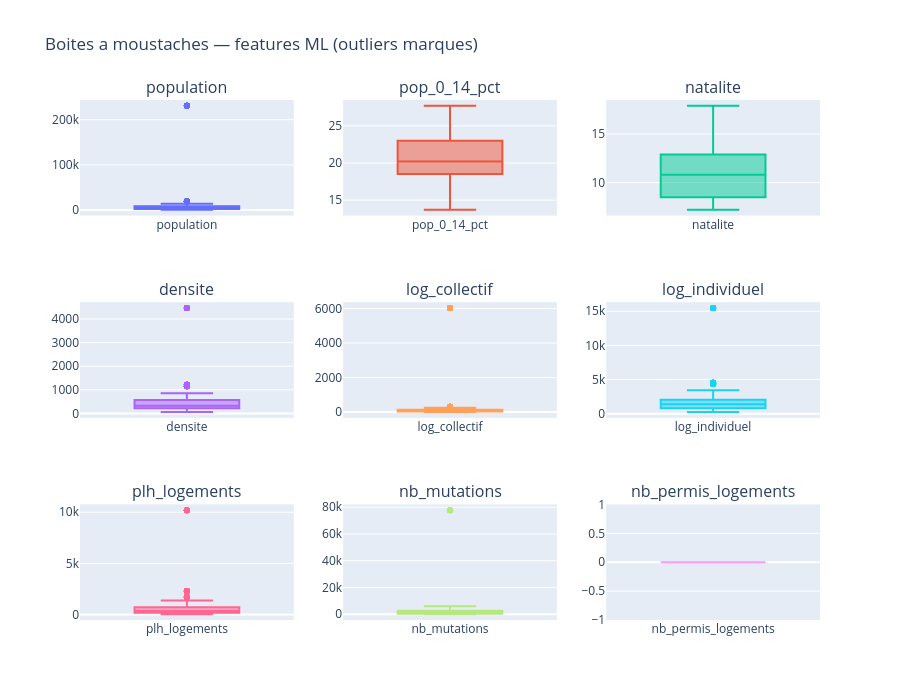

Write notebook code for a chart like this one.
### Markdown cell above
## 5. Distributions et outliers

Distribution de chaque feature et detection d'outliers (methode IQR).

### Code cell
ml_clean = ml[FEATURE_COLUMNS + ALL_TARGETS].dropna()

fig = make_subplots(
    rows=3, cols=3,
    subplot_titles=FEATURE_COLUMNS
)

for i, col in enumerate(FEATURE_COLUMNS):
    r, c = divmod(i, 3)
    fig.add_trace(
        go.Box(y=ml_clean[col], name=col, boxpoints='outliers'),
        row=r+1, col=c+1
    )

fig.update_layout(title='Boites a moustaches — features ML (outliers marques)', showlegend=False, height=700)
fig.show()

### Figure 1 — Plotly figure (JSON) as saved in the notebook; plotly's stock layout.template omitted (floating-point values rounded to 4 significant figures; data arrays with more than 128 entries replaced by an {"elided": "..."} marker saying what was removed)
{"data": [{"boxpoints": "outliers", "name": "population", "type": "box", "xaxis": "x", "y": {"elided": "688 int values"}, "yaxis": "y"}, {"boxpoints": "outliers", "name": "pop_0_14_pct", "type": "box", "xaxis": "x2", "y": {"elided": "688 float values"}, "yaxis": "y2"}, {"boxpoints": "outliers", "name": "natalite", "type": "box", "xaxis": "x3", "y": {"elided": "688 float values"}, "yaxis": "y3"}, {"boxpoints": "outliers", "name": "densite", "type": "box", "xaxis": "x4", "y": {"elided": "688 float values"}, "yaxis": "y4"}, {"boxpoints": "outliers", "name": "log_collectif", "type": "box", "xaxis": "x5", "y": {"elided": "688 int values"}, "yaxis": "y5"}, {"boxpoints": "outliers", "name": "log_individuel", "type": "box", "xaxis": "x6", "y": {"elided": "688 int values"}, "yaxis": "y6"}, {"boxpoints": "outliers", "name": "plh_logements", "type": "box", "xaxis": "x7", "y": {"elided": "688 int values"}, "yaxis": "y7"}, {"boxpoints": "outliers", "name": "nb_mutations", "type": "box", "xaxis": "x8", "y": {"elided": "688 int values"}, "yaxis": "y8"}, {"boxpoints": "outliers", "name": "nb_permis_logements", "type": "box", "xaxis": "x9", "y": {"elided": "688 int values"}, "yaxis": "y9"}], "layout": {"annotations": [{"font": {"size": 16}, "showarrow": false, "text": "population", "x": 0.1444, "xanchor": "center", "xref": "paper", "y": 1, "yanchor": "bottom", "yref": "paper"}, {"font": {"size": 16}, "showarrow": false, "text": "pop_0_14_pct", "x": 0.5, "xanchor": "center", "xref": "paper", "y": 1, "yanchor": "bottom", "yref": "paper"}, {"font": {"size": 16}, "showarrow": false, "text": "natalite", "x": 0.8556, "xanchor": "center", "xref": "paper", "y": 1, "yanchor": "bottom", "yref": "paper"}, {"font": {"size": 16}, "showarrow": false, "text": "densite", "x": 0.1444, "xanchor": "center", "xref": "paper", "y": 0.6111, "yanchor": "bottom", "yref": "paper"}, {"font": {"size": 16}, "showarrow": false, "text": "log_collectif", "x": 0.5, "xanchor": "center", "xref": "paper", "y": 0.6111, "yanchor": "bottom", "yref": "paper"}, {"font": {"size": 16}, "showarrow": false, "text": "log_individuel", "x": 0.8556, "xanchor": "center", "xref": "paper", "y": 0.6111, "yanchor": "bottom", "yref": "paper"}, {"font": {"size": 16}, "showarrow": false, "text": "plh_logements", "x": 0.1444, "xanchor": "center", "xref": "paper", "y": 0.2222, "yanchor": "bottom", "yref": "paper"}, {"font": {"size": 16}, "showarrow": false, "text": "nb_mutations", "x": 0.5, "xanchor": "center", "xref": "paper", "y": 0.2222, "yanchor": "bottom", "yref": "paper"}, {"font": {"size": 16}, "showarrow": false, "text": "nb_permis_logements", "x": 0.8556, "xanchor": "center", "xref": "paper", "y": 0.2222, "yanchor": "bottom", "yref": "paper"}], "height": 700, "showlegend": false, "title": {"text": "Boites a moustaches — features ML (outliers marques)"}, "xaxis": {"anchor": "y", "domain": [0, 0.2889]}, "xaxis2": {"anchor": "y2", "domain": [0.3556, 0.6444]}, "xaxis3": {"anchor": "y3", "domain": [0.7111, 1]}, "xaxis4": {"anchor": "y4", "domain": [0, 0.2889]}, "xaxis5": {"anchor": "y5", "domain": [0.3556, 0.6444]}, "xaxis6": {"anchor": "y6", "domain": [0.7111, 1]}, "xaxis7": {"anchor": "y7", "domain": [0, 0.2889]}, "xaxis8": {"anchor": "y8", "domain": [0.3556, 0.6444]}, "xaxis9": {"anchor": "y9", "domain": [0.7111, 1]}, "yaxis": {"anchor": "x", "domain": [0.7778, 1]}, "yaxis2": {"anchor": "x2", "domain": [0.7778, 1]}, "yaxis3": {"anchor": "x3", "domain": [0.7778, 1]}, "yaxis4": {"anchor": "x4", "domain": [0.3889, 0.6111]}, "yaxis5": {"anchor": "x5", "domain": [0.3889, 0.6111]}, "yaxis6": {"anchor": "x6", "domain": [0.3889, 0.6111]}, "yaxis7": {"anchor": "x7", "domain": [0, 0.2222]}, "yaxis8": {"anchor": "x8", "domain": [0, 0.2222]}, "yaxis9": {"anchor": "x9", "domain": [0, 0.2222]}}}
